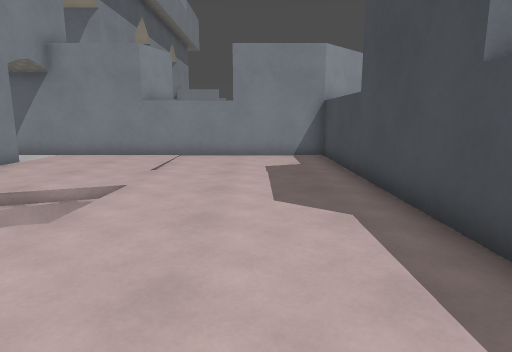
view 1 (above)

17 first-person views from a walk through a level from a Godot 3-D game. The camera is 1.4 m above the floor, tilts 10° down and sees 75° across. The floor is counted in squares, 1 m on a side. Each view is taken from the middle of a square. On the plan, view 1 faces up. The plan holds only what a view shows up to about 15 squares ahead; the rest is blank. The place goes on beyond the plan. Surface patterns are stand-ins for the level's own textures.

view 2
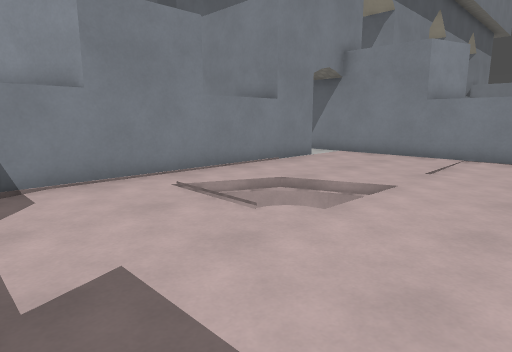

view 3
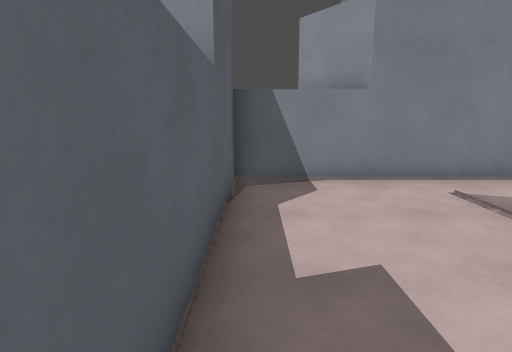

view 4
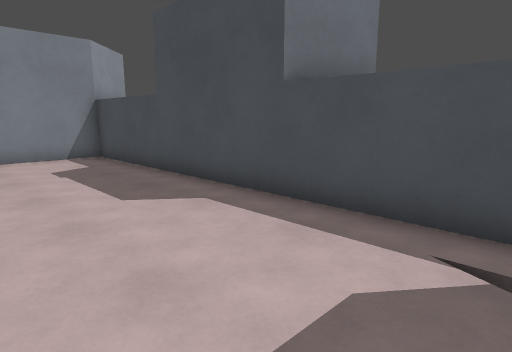

view 5
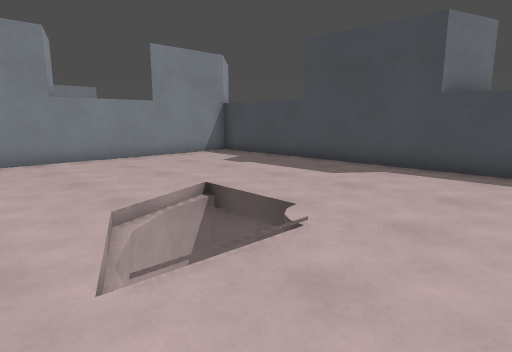

view 6
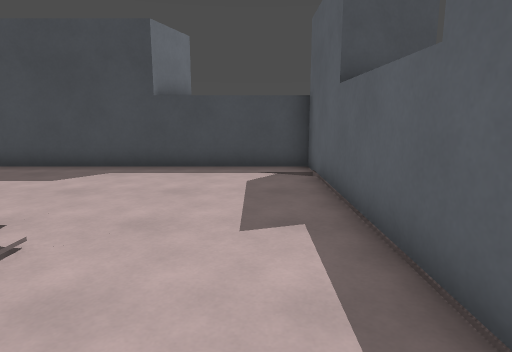

view 7
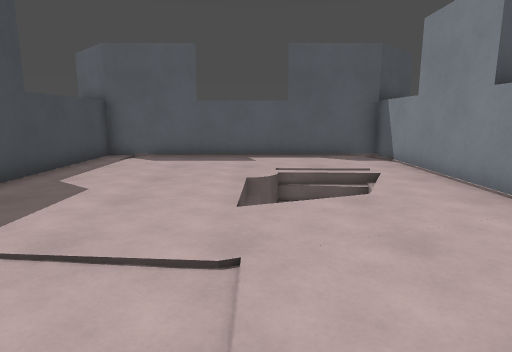

view 8
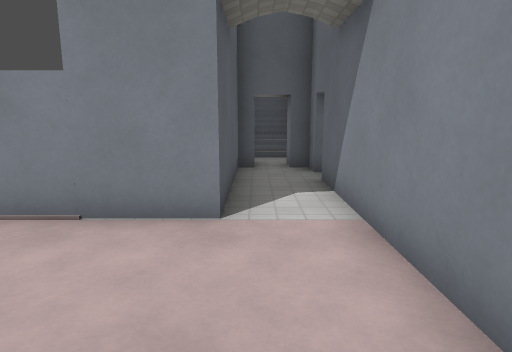

view 9
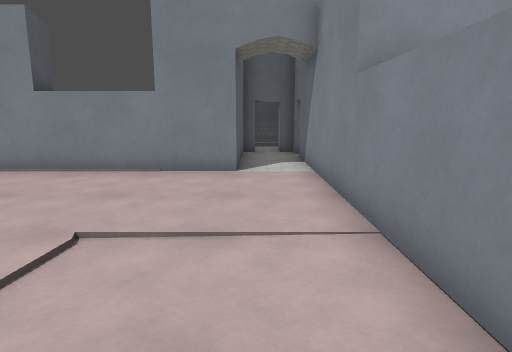

view 10
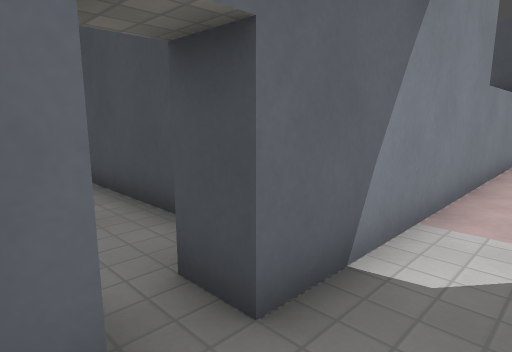

view 11
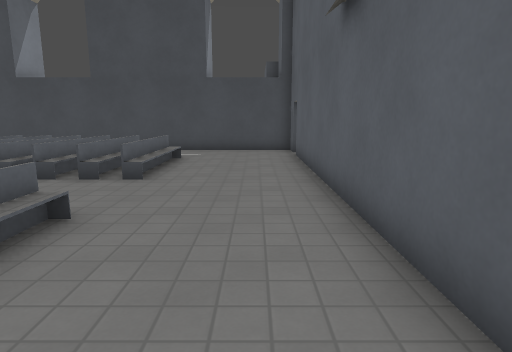

view 12
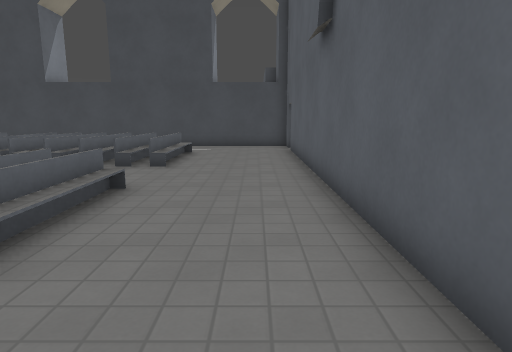

view 13
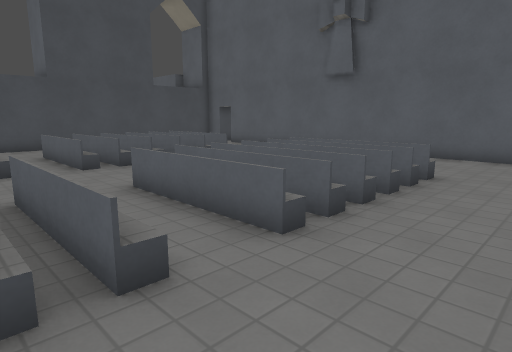

view 14
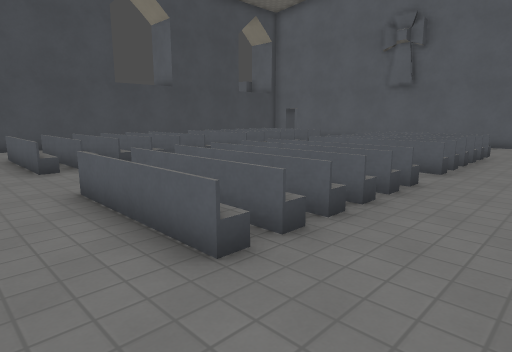

view 15
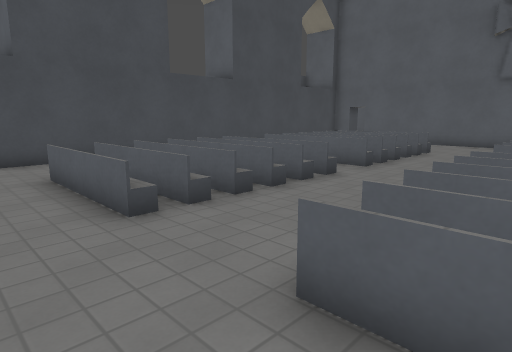

view 16
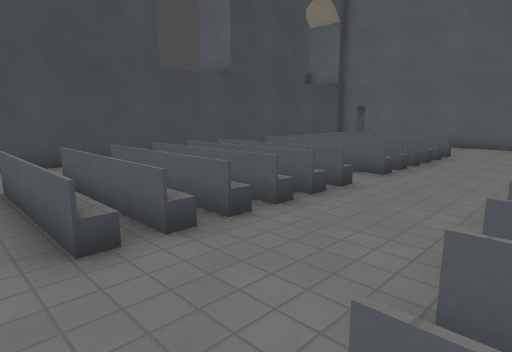

view 17
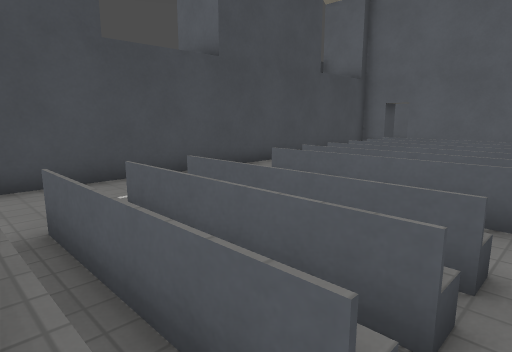

### Floor plan
Key: @ floor where view 1 was taken; # wall or solid block; . main floor; : floor 0.5 m higher than the main floor; / step, stairs or slope; = window, fence, low wall or low ledge; v drop or lower ground.
Columns run from 26 left of view 1 to 3 right of it. Each row starts with its distance up from view 1.
 32 . .... ...
 31  ................
 30 ...:::=...:::=...#
 29 ...::::...:::   .#
 28 ...:: :...::::  .#
 27  ..:  :...::::...#
 26 ...:: :...:::: ..#
 25  ..:::=...:::= ..#
 24 .................#
 23 ...:::=...:::=...#
 22 ...::  ...::::   #
 21  ..:   ...::    .#
 20  ..:   ...::    .#
 19  ..:  :...:::    #
 18  ..:::=...:::=...#
 17  ................#
 16  ................#
 15 .................#
 14   ...............#
 13   #############.##############
 12               ...............#
 11               ...............#
 10                     .........#
  9                   # .........#
  8                   #..........#
  7                   #..../.....#
  6                   #../#/.....#
  5                   #../ /.....#
  4                   #.///......#
  3                   #..........#
  2                   #..........#
  1                   #......... #
  0                   #v......@v #
 -1                   ############

Where each view was taken, in squares from view 1:
view 1: 0 up, 0 right, facing up
view 2: 0 up, 0 right, facing up-left
view 3: 0 up, 0 right, facing left
view 4: 0 up, 2 left, facing up-right
view 5: 1 up, 7 left, facing up-right
view 6: 1 up, 7 left, facing right
view 7: 12 up, 3 left, facing down
view 8: 11 up, 3 left, facing left
view 9: 11 up, 1 right, facing left
view 10: 11 up, 12 left, facing up-right
view 11: 15 up, 24 left, facing right
view 12: 15 up, 26 left, facing right
view 13: 26 up, 26 left, facing down-right
view 14: 32 up, 26 left, facing down-right
view 15: 32 up, 21 left, facing down-right
view 16: 31 up, 20 left, facing down-right
view 17: 28 up, 17 left, facing down-right
